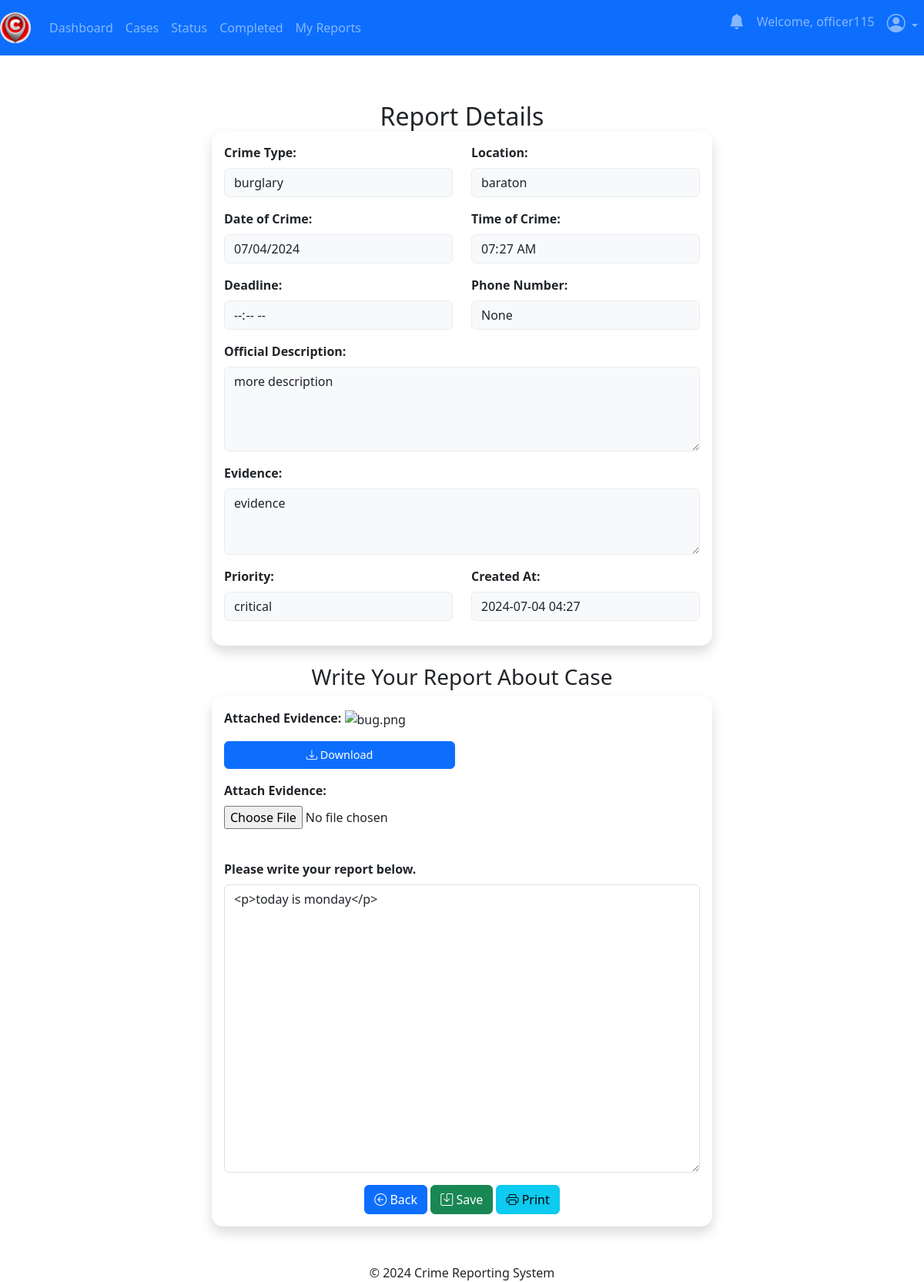
Page /officer/case-details/6 (signed in) on the committed database.
### app/officers/models.py (models this page shows, shortened)
class CaseReport(db.Model, UserMixin):
    report_id = db.Column(db.Integer, primary_key=True)
    crime_type = db.Column(db.String(120), nullable=False)
    location = db.Column(db.String(40), nullable=False)
    phone_number = db.Column(db.String(10))
    date = db.Column(db.String(10), nullable=False)
    time = db.Column(db.String(10), nullable=False)
    description = db.Column(db.Text, nullable=False)
    evidence = db.Column(db.Text, nullable=False)
    urgency = db.Column(db.String(10), nullable=False)
    deadline = db.Column(db.String(20), nullable=True)
    status = db.Column(db.String(50), nullable=True)
    reports = db.Column(db.Text, nullable=True)
    media = db.Column(db.Text, nullable=True)
    filename = db.Column(db.Text, nullable=True)
    mimetype = db.Column(db.Text, nullable=True)
    created_at = db.Column(db.DateTime(timezone=True), default=current_time())
    assigned_at = db.Column(db.DateTime(timezone=True), default=current_time())
    assigned_officer_id = db.Column(db.Integer, db.ForeignKey('officers.officer_id'))
    assigned_officer = db.relationship('Officers', back_populates='assignments')

### app/officers/routes.py (the view, shortened to what this page needs)
@officers.route('/officer/case-details/<int:report_id>', methods=['POST','GET'])
@officer_required
def caseDetails(report_id):
    try:
        report = CaseReport.query.get_or_404(report_id)
        if report is None:
                flash("Case details not found.", "warning")
                return redirect(url_for('officers.reports'))
        return render_template('/officer/officer-case-details.html', report=report)
    except:
        current_app.logger.error("Database error:")
        flash("An error occurred while fetching the case report details. Please try again later.", "danger")
        return redirect(url_for('officers.assignedCase'))

### app/officers/routes.py (called while the page is built)
def officer_required(f):
    @wraps(f)
    def decorated_function(*args, **kwargs):
        if not session.get('officer_id'):
            flash('You need to be logged in as an officer to access the page.', 'danger')
            return redirect(url_for('officers.officerLogin'))
        return f(*args, **kwargs)
    return decorated_function

### app/templates/officer/officer-case-details.html (shortened to what this page needs)
{% extends 'officer/master.html' %} {% block content %}
<div class="container mt-5">
  <h2 class="text-center mb-0">Report Details</h2>
  <div class="card shadow" style="max-width: 650px; margin: auto">
    <div class="card-body">
      <form>
        <div class="row">
          <div class="col-md-6 mb-3">
            <label for="crime_type" class="form-label">Crime Type:</label>
            <input
              type="text"
              class="form-control"
              id="crime_type"
              value="{{ report.crime_type }}"
              readonly
            />
          </div>
          <div class="col-md-6 mb-3">
            <label for="location" class="form-label">Location:</label>
            <input
              type="text"
              class="form-control"
              id="location"
              value="{{ report.location }}"
              readonly
            />
          </div>
        </div>
        <div class="row">
          <div class="col-md-6 mb-3">
            <label for="date" class="form-label">Date of Crime:</label>
            <input
              type="date"
              class="form-control"
              id="date"
              value="{{ report.date }}"
              readonly
            />
          </div>
          <div class="col-md-6 mb-3">
            <label for="time" class="form-label">Time of Crime:</label>
            <input
              type="time"
              class="form-control"
              id="time"
              value="{{ report.time }}"
              readonly
            />
          </div>
          <div class="col-md-6 mb-3">
            <label for="time" class="form-label">Deadline:</label>
            <input
              type="time"
              class="form-control"
              id="time"
              value="{{ report.deadline }}"
              readonly
            />
          </div>
          <div class="col-md-6 mb-3">
            <label for="phone_number" class="form-label">Phone Number:</label>
            <input
              type="text"
              class="form-control"
              id="phone_number"
              value="{{ report.phone_number }}"
              readonly
            />
          </div>
        </div>
        <div class="mb-3">
          <label for="description" class="form-label"
            >Official Description:</label
          >
          <textarea class="form-control" id="description" rows="4" readonly>
{{ report.description }}</textarea
          >
        </div>
        <div class="mb-3">
          <label for="evidence" class="form-label">Evidence:</label>
          <textarea class="form-control" id="evidence" rows="3" readonly>
{{ report.evidence }}</textarea
          >
        </div>
        <div class="row">
          <div class="col-md-6 mb-3">
            <label for="urgency" class="form-label">Priority:</label>
            <input
              type="text"
              class="form-control"
              id="urgency"
              value="{{ report.urgency }}"
              readonly
            />
          </div>
          <div class="col-md-6 mb-3">
            <label for="created_at" class="form-label">Created At:</label>
            <input
              type="text"
              class="form-control"
              id="created_at"
              value="{{ report.created_at.strftime('%Y-%m-%d %H:%M') }}"
              readonly
            />
          </div>
        </div>
      </form>
    </div>
  </div>
</div>
<br />
<h3 class="text-center">Write Your Report About Case</h3>
<div class="card shadow" style="max-width: 650px; margin: auto">
  <div class="card-body">
    <form
      action="{{ url_for('officers.caseDetails', report_id=report.report_id) }}"
      method="POST"
      enctype="multipart/form-data"
    >
    <div class="form-group evidence-container">
      <label for="mediaUpload">Attached Evidence:</label>
      {% if report.media %}
          <img src="{{ url_for('officers.download_image', report_id=report.report_id) }}" alt="{{ report.filename }}" class="img-fluid">
          <a href="{{ url_for('officers.download_image', report_id=report.report_id) }}" class="btn btn-primary download-button" download>
              <i class="bi bi-download"></i> Download
          </a>
      {% else %}
          <p>No attached evidence.</p>
      {% endif %}
    </div>
      <div class="form-group">
        <label for="mediaUpload">Attach Evidence:</label>
        <input
          type="file"
          class="form-control-file"
          id="mediaUpload"
          name="media"
        />
      </div>
      <br />
      <div class="mb-3">
        <label for="officer_report" class="form-label"
          >Please write your report below.</label
        >
        <textarea
          class="form-control"
          id="officer_report"
          name="officer_report"
          rows="15"
        >
{{ report.reports }}</textarea
        >
      </div>
      <div class="text-center">
        <a href="{{ url_for('officers.assignedCase') }}"
          ><button type="button" class="btn btn-primary">
            <i class="bi bi-arrow-left-circle"></i> Back
          </button></a
        >
        <button type="submit" class="btn btn-success">
          <i class="bi bi-save"></i> Save
        </button>
        <button type="button" class="btn btn-info" onclick="printReport()">
          <i class="bi bi-printer"></i> Print
        </button>
      </div>
    </form>
  </div>
</div>
{% endblock content %}

### app/templates/officer/master.html (style rules this page uses)
html, body { height: 100%; width: 100%; padding-top: 30px; background-color: #ffffff; }

### app/templates/officer/officer-case-details.html (style rules this page uses)
.card { border: none; border-radius: 15px; }
label { font-weight: bold; }
.form-control[readonly] { background-color: #f8f9fa; border-color: #e9ecef; }
.evidence-container { max-width: 300px; }
.download-button { width: 100%; font-size: 0.9rem; display: block; text-align: center; margin-top: 10px; }

### rows in the picture
CaseReport: crime_type "burglary", location "baraton", date "07/04/2024", time "07:27", phone_number "None", description "more description", evidence "evidence", urgency "critical", created_at "2024-07-04 04:27", officer_report "<p>today is monday</p>"

### other values in the picture
{{ session.get('officer_username') }} "officer115"
